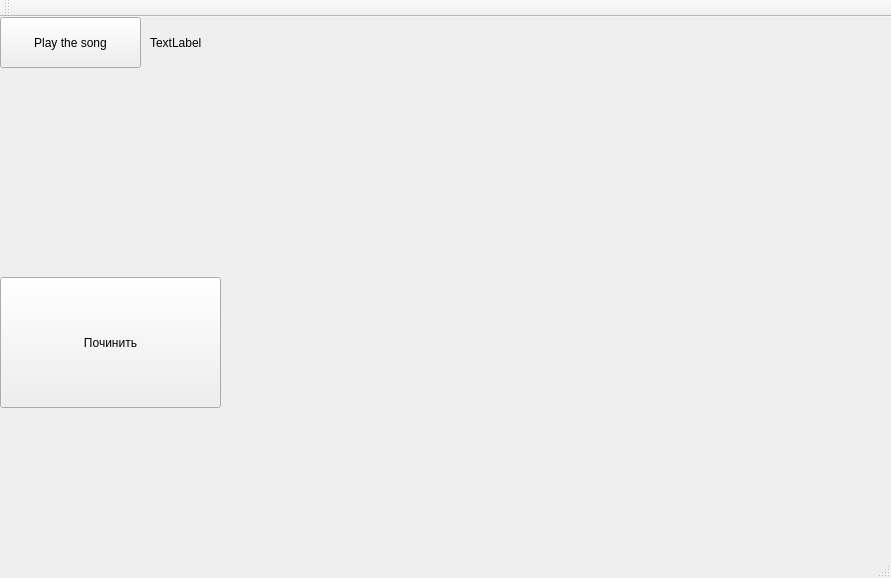
<?xml version="1.0" encoding="UTF-8"?>
<ui version="4.0">
 <class>MainWindow</class>
 <widget class="QMainWindow" name="MainWindow">
  <property name="geometry">
   <rect>
    <x>0</x>
    <y>0</y>
    <width>891</width>
    <height>578</height>
   </rect>
  </property>
  <property name="windowTitle">
   <string>MainWindow</string>
  </property>
  <widget class="QWidget" name="centralWidget">
   <widget class="QPushButton" name="pushButton">
    <property name="geometry">
     <rect>
      <x>0</x>
      <y>0</y>
      <width>141</width>
      <height>51</height>
     </rect>
    </property>
    <property name="text">
     <string>Play the song</string>
    </property>
   </widget>
   <widget class="QLabel" name="label">
    <property name="geometry">
     <rect>
      <x>150</x>
      <y>10</y>
      <width>681</width>
      <height>31</height>
     </rect>
    </property>
    <property name="text">
     <string>TextLabel</string>
    </property>
    <property name="textFormat">
     <enum>Qt::AutoText</enum>
    </property>
    <property name="scaledContents">
     <bool>false</bool>
    </property>
   </widget>
   <widget class="QPushButton" name="pushButton_2">
    <property name="geometry">
     <rect>
      <x>0</x>
      <y>260</y>
      <width>221</width>
      <height>131</height>
     </rect>
    </property>
    <property name="text">
     <string>Починить</string>
    </property>
   </widget>
  </widget>
  <widget class="QMenuBar" name="menuBar">
   <property name="geometry">
    <rect>
     <x>0</x>
     <y>0</y>
     <width>891</width>
     <height>21</height>
    </rect>
   </property>
  </widget>
  <widget class="QToolBar" name="mainToolBar">
   <attribute name="toolBarArea">
    <enum>TopToolBarArea</enum>
   </attribute>
   <attribute name="toolBarBreak">
    <bool>false</bool>
   </attribute>
  </widget>
  <widget class="QStatusBar" name="statusBar"/>
 </widget>
 <layoutdefault spacing="6" margin="11"/>
 <resources/>
 <connections/>
</ui>
